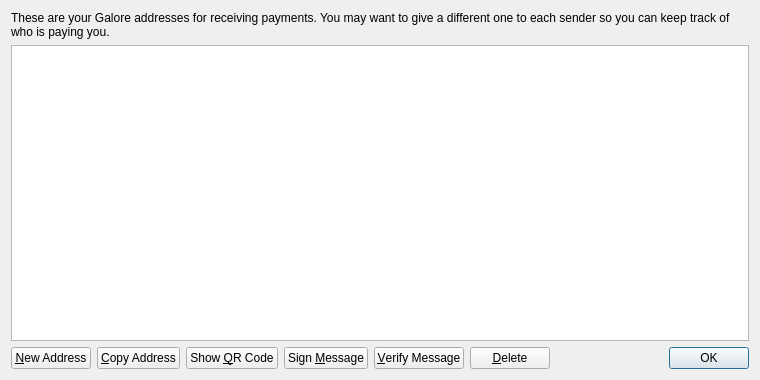
<?xml version="1.0" encoding="UTF-8"?>
<ui version="4.0">
 <class>AddressBookPage</class>
 <widget class="QWidget" name="AddressBookPage">
  <property name="geometry">
   <rect>
    <x>0</x>
    <y>0</y>
    <width>760</width>
    <height>380</height>
   </rect>
  </property>
  <property name="windowTitle">
   <string>Address Book</string>
  </property>
  <layout class="QVBoxLayout" name="verticalLayout">
   <item>
    <widget class="QLabel" name="labelExplanation">
     <property name="text">
      <string>These are your Galore addresses for receiving payments. You may want to give a different one to each sender so you can keep track of who is paying you.</string>
     </property>
     <property name="textFormat">
      <enum>Qt::PlainText</enum>
     </property>
     <property name="wordWrap">
      <bool>true</bool>
     </property>
    </widget>
   </item>
   <item>
    <widget class="QTableView" name="tableView">
     <property name="contextMenuPolicy">
      <enum>Qt::CustomContextMenu</enum>
     </property>
     <property name="toolTip">
      <string>Double-click to edit address or label</string>
     </property>
     <property name="tabKeyNavigation">
      <bool>false</bool>
     </property>
     <property name="selectionMode">
      <enum>QAbstractItemView::SingleSelection</enum>
     </property>
     <property name="selectionBehavior">
      <enum>QAbstractItemView::SelectRows</enum>
     </property>
     <property name="sortingEnabled">
      <bool>true</bool>
     </property>
     <attribute name="verticalHeaderVisible">
      <bool>false</bool>
     </attribute>
    </widget>
   </item>
   <item>
    <layout class="QHBoxLayout" name="horizontalLayout">
     <item>
      <widget class="QPushButton" name="newAddressButton">
       <property name="toolTip">
        <string>Create a new address</string>
       </property>
       <property name="text">
        <string>&amp;New Address</string>
       </property>
      </widget>
     </item>
     <item>
      <widget class="QPushButton" name="copyToClipboard">
       <property name="toolTip">
        <string>Copy the currently selected address to the system clipboard</string>
       </property>
       <property name="text">
        <string>&amp;Copy Address</string>
       </property>
      </widget>
     </item>
     <item>
      <widget class="QPushButton" name="showQRCode">
       <property name="text">
        <string>Show &amp;QR Code</string>
       </property>
      </widget>
     </item>
     <item>
      <widget class="QPushButton" name="signMessage">
       <property name="toolTip">
        <string>Sign a message to prove you own a Galore address</string>
       </property>
       <property name="text">
        <string>Sign &amp;Message</string>
       </property>
      </widget>
     </item>
     <item>
      <widget class="QPushButton" name="verifyMessage">
       <property name="toolTip">
        <string>Verify a message to ensure it was signed with a specified Galore address</string>
       </property>
       <property name="text">
        <string>&amp;Verify Message</string>
       </property>
      </widget>
     </item>
     <item>
      <widget class="QPushButton" name="deleteButton">
       <property name="toolTip">
        <string>Delete the currently selected address from the list</string>
       </property>
       <property name="text">
        <string>&amp;Delete</string>
       </property>
      </widget>
     </item>
     <item>
      <spacer name="horizontalSpacer">
       <property name="orientation">
        <enum>Qt::Horizontal</enum>
       </property>
       <property name="sizeHint" stdset="0">
        <size>
         <width>40</width>
         <height>20</height>
        </size>
       </property>
      </spacer>
     </item>
     <item>
      <widget class="QDialogButtonBox" name="buttonBox">
       <property name="sizePolicy">
        <sizepolicy hsizetype="Maximum" vsizetype="Fixed">
         <horstretch>0</horstretch>
         <verstretch>0</verstretch>
        </sizepolicy>
       </property>
       <property name="standardButtons">
        <set>QDialogButtonBox::Ok</set>
       </property>
      </widget>
     </item>
    </layout>
   </item>
  </layout>
 </widget>
 <resources>
  <include location="../bitcoin.qrc"/>
 </resources>
 <connections/>
</ui>
